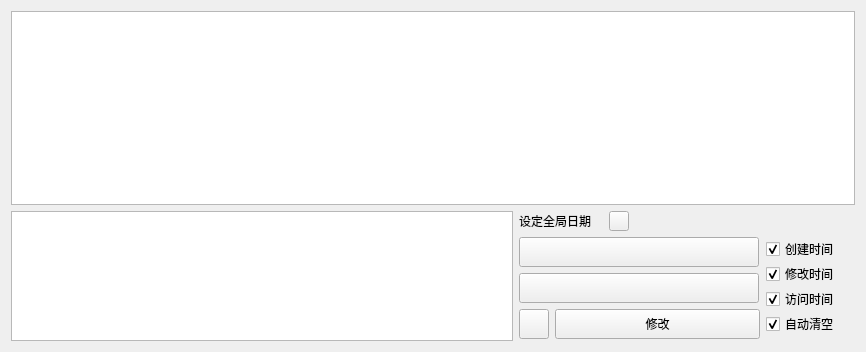
<?xml version="1.0" encoding="UTF-8"?>
<ui version="4.0">
 <class>Frame</class>
 <widget class="QFrame" name="Frame">
  <property name="geometry">
   <rect>
    <x>0</x>
    <y>0</y>
    <width>866</width>
    <height>352</height>
   </rect>
  </property>
  <property name="minimumSize">
   <size>
    <width>866</width>
    <height>0</height>
   </size>
  </property>
  <property name="windowTitle">
   <string>Frame</string>
  </property>
  <layout class="QGridLayout" name="gridLayout_3">
   <item row="0" column="0">
    <layout class="QGridLayout" name="gridLayout_2">
     <item row="0" column="0">
      <widget class="TableWidget" name="table_widget_info_bar"/>
     </item>
     <item row="1" column="0">
      <layout class="QHBoxLayout" name="horizontalLayout_3">
       <item>
        <widget class="TextEdit" name="text_edit_path_input">
         <property name="sizePolicy">
          <sizepolicy hsizetype="Minimum" vsizetype="Maximum">
           <horstretch>0</horstretch>
           <verstretch>0</verstretch>
          </sizepolicy>
         </property>
         <property name="minimumSize">
          <size>
           <width>500</width>
           <height>130</height>
          </size>
         </property>
         <property name="maximumSize">
          <size>
           <width>16777215</width>
           <height>130</height>
          </size>
         </property>
        </widget>
       </item>
       <item>
        <layout class="QGridLayout" name="gridLayout">
         <item row="0" column="0" colspan="2">
          <layout class="QHBoxLayout" name="horizontalLayout_2">
           <property name="spacing">
            <number>0</number>
           </property>
           <item>
            <widget class="StrongBodyLabel" name="StrongBodyLabel">
             <property name="minimumSize">
              <size>
               <width>90</width>
               <height>20</height>
              </size>
             </property>
             <property name="maximumSize">
              <size>
               <width>90</width>
               <height>20</height>
              </size>
             </property>
             <property name="text">
              <string>设定全局日期</string>
             </property>
            </widget>
           </item>
           <item>
            <widget class="ToolButton" name="tool_button_author_info">
             <property name="sizePolicy">
              <sizepolicy hsizetype="Minimum" vsizetype="Fixed">
               <horstretch>0</horstretch>
               <verstretch>0</verstretch>
              </sizepolicy>
             </property>
             <property name="minimumSize">
              <size>
               <width>20</width>
               <height>20</height>
              </size>
             </property>
             <property name="maximumSize">
              <size>
               <width>20</width>
               <height>20</height>
              </size>
             </property>
             <property name="styleSheet">
              <string notr="true">PushButton, ToolButton, ToggleButton, ToggleToolButton {
    color: black;
    background: rgba(255, 255, 255, 0.7);
    border: 1px solid rgba(0, 0, 0, 0.073);
    border-bottom: 1px solid rgba(0, 0, 0, 0.183);
    border-radius: 5px;
    /* font: 14px 'Segoe UI', 'Microsoft YaHei'; */
    padding: 5px 12px 6px 12px;
    outline: none;
}

ToolButton {
    padding: 5px 9px 6px 8px;
}

PushButton[hasIcon=false] {
    padding: 5px 12px 6px 12px;
}

PushButton[hasIcon=true] {
    padding: 5px 12px 6px 36px;
}

DropDownToolButton, PrimaryDropDownToolButton {
    padding: 5px 31px 6px 8px;
}

DropDownPushButton[hasIcon=false],
PrimaryDropDownPushButton[hasIcon=false] {
    padding: 5px 31px 6px 12px;
}

DropDownPushButton[hasIcon=true],
PrimaryDropDownPushButton[hasIcon=true] {
    padding: 5px 31px 6px 36px;
}

PushButton:hover, ToolButton:hover, ToggleButton:hover, ToggleToolButton:hover {
    background: rgba(249, 249, 249, 0.5);
}

PushButton:pressed, ToolButton:pressed, ToggleButton:pressed, ToggleToolButton:pressed {
    color: rgba(0, 0, 0, 0.63);
    background: rgba(249, 249, 249, 0.3);
    border-bottom: 1px solid rgba(0, 0, 0, 0.073);
}

PushButton:disabled, ToolButton:disabled, ToggleButton:disabled, ToggleToolButton:disabled {
    color: rgba(0, 0, 0, 0.36);
    background: rgba(249, 249, 249, 0.3);
    border: 1px solid rgba(0, 0, 0, 0.06);
    border-bottom: 1px solid rgba(0, 0, 0, 0.06);
}


PrimaryPushButton,
PrimaryToolButton,
ToggleButton:checked,
ToggleToolButton:checked {
    color: white;
    background-color: #009faa;
    border: 1px solid #00a7b3;
    border-bottom: 1px solid #007780;
}

PrimaryPushButton:hover,
PrimaryToolButton:hover,
ToggleButton:checked:hover,
ToggleToolButton:checked:hover {
    background-color: #00a7b3;
    border: 1px solid #2daab3;
    border-bottom: 1px solid #007780;
}

PrimaryPushButton:pressed,
PrimaryToolButton:pressed,
ToggleButton:checked:pressed,
ToggleToolButton:checked:pressed {
    color: rgba(255, 255, 255, 0.63);
    background-color: #3eabb3;
    border: 1px solid #3eabb3;
}

PrimaryPushButton:disabled,
PrimaryToolButton:disabled,
ToggleButton:checked:disabled,
ToggleToolButton:checked:disabled {
    color: rgba(255, 255, 255, 0.9);
    background-color: rgb(205, 205, 205);
    border: 1px solid rgb(205, 205, 205);
}

SplitDropButton,
PrimarySplitDropButton {
    border-left: none;
    border-top-left-radius: 0;
    border-bottom-left-radius: 0;
}

#splitPushButton,
#splitToolButton,
#primarySplitPushButton,
#primarySplitToolButton {
    border-top-right-radius: 0;
    border-bottom-right-radius: 0;
}

#splitPushButton:pressed,
#splitToolButton:pressed,
SplitDropButton:pressed {
    border-bottom: 1px solid rgba(0, 0, 0, 0.183);
}

PrimarySplitDropButton:pressed {
    border-bottom: 1px solid #007780;
}

#primarySplitPushButton, #primarySplitToolButton {
    border-right: 1px solid #3eabb3;
}

#primarySplitPushButton:pressed, #primarySplitToolButton:pressed {
    border-bottom: 1px solid #007780;
}

HyperlinkButton {
    /* font: 14px 'Segoe UI', 'Microsoft YaHei'; */
    padding: 6px 12px 6px 12px;
    color: #009faa;
    border: none;
    border-radius: 6px;
    background-color: transparent;
}

HyperlinkButton[hasIcon=false] {
    padding: 6px 12px 6px 12px;
}

HyperlinkButton[hasIcon=true] {
    padding: 6px 12px 6px 36px;
}

HyperlinkButton:hover {
    color: #009faa;
    background-color: rgba(0, 0, 0, 10);
    border: none;
}

HyperlinkButton:pressed {
    color: #009faa;
    background-color: rgba(0, 0, 0, 6);
    border: none;
}

HyperlinkButton:disabled {
    color: rgba(0, 0, 0, 0.43);
    background-color: transparent;
    border: none;
}


RadioButton {
    min-height: 24px;
    max-height: 24px;
    background-color: transparent;
    font: 14px 'Segoe UI', 'Microsoft YaHei', 'PingFang SC';
    color: black;
}

RadioButton::indicator {
    width: 18px;
    height: 18px;
    border-radius: 11px;
    border: 2px solid #999999;
    background-color: rgba(0, 0, 0, 5);
    margin-right: 4px;
}

RadioButton::indicator:hover {
    background-color: rgba(0, 0, 0, 0);
}

RadioButton::indicator:pressed {
    border: 2px solid #bbbbbb;
    background-color: qradialgradient(spread:pad, cx:0.5, cy:0.5, radius:0.5, fx:0.5, fy:0.5,
            stop:0 rgb(255, 255, 255),
            stop:0.5 rgb(255, 255, 255),
            stop:0.6 rgb(225, 224, 223),
            stop:1 rgb(225, 224, 223));
}

RadioButton::indicator:checked {
    height: 22px;
    width: 22px;
    border: none;
    border-radius: 11px;
    background-color: qradialgradient(spread:pad, cx:0.5, cy:0.5, radius:0.5, fx:0.5, fy:0.5,
            stop:0 rgb(255, 255, 255),
            stop:0.5 rgb(255, 255, 255),
            stop:0.6 #009faa,
            stop:1 #009faa);
}

RadioButton::indicator:checked:hover {
    background-color: qradialgradient(spread:pad, cx:0.5, cy:0.5, radius:0.5, fx:0.5, fy:0.5,
            stop:0 rgb(255, 255, 255),
            stop:0.6 rgb(255, 255, 255),
            stop:0.7 #009faa,
            stop:1 #009faa);
}

RadioButton::indicator:checked:pressed {
    background-color: qradialgradient(spread:pad, cx:0.5, cy:0.5, radius:0.5, fx:0.5, fy:0.5,
            stop:0 rgb(255, 255, 255),
            stop:0.5 rgb(255, 255, 255),
            stop:0.6 #009faa,
            stop:1 #009faa);
}

RadioButton:disabled {
    color: rgba(0, 0, 0, 110);
}

RadioButton::indicator:disabled {
    border: 2px solid #bbbbbb;
    background-color: transparent;
}

RadioButton::indicator:disabled:checked {
    border: none;
    background-color: qradialgradient(spread:pad, cx:0.5, cy:0.5, radius:0.5, fx:0.5, fy:0.5,
            stop:0 rgb(255, 255, 255),
            stop:0.5 rgb(255, 255, 255),
            stop:0.6 rgba(0, 0, 0, 0.2169),
            stop:1 rgba(0, 0, 0, 0.2169));
}

TransparentToolButton,
TransparentToggleToolButton,
TransparentDropDownToolButton,
TransparentPushButton,
TransparentDropDownPushButton,
TransparentTogglePushButton {
    background-color: transparent;
    border: none;
    border-radius: 5px;
    margin: 0;
}

TransparentToolButton:hover,
TransparentToggleToolButton:hover,
TransparentDropDownToolButton:hover,
TransparentPushButton:hover,
TransparentDropDownPushButton:hover,
TransparentTogglePushButton:hover {
    background-color: rgba(0, 0, 0, 9);
    border: none;
}

TransparentToolButton:pressed,
TransparentToggleToolButton:pressed,
TransparentDropDownToolButton:pressed,
TransparentPushButton:pressed,
TransparentDropDownPushButton:pressed,
TransparentTogglePushButton:pressed {
    background-color: rgba(0, 0, 0, 6);
    border: none;
}

TransparentToolButton:disabled,
TransparentToggleToolButton:disabled,
TransparentDropDownToolButton:disabled,
TransprentPushButton:disabled,
TransparentDropDownPushButton:disabled,
TransprentTogglePushButton:disabled {
    background-color: transparent;
    border: none;
}


PillPushButton,
PillPushButton:hover,
PillPushButton:pressed,
PillPushButton:disabled,
PillPushButton:checked,
PillPushButton:checked:hover,
PillPushButton:checked:pressed,
PillPushButton:disabled:checked,
PillToolButton,
PillToolButton:hover,
PillToolButton:pressed,
PillToolButton:disabled,
PillToolButton:checked,
PillToolButton:checked:hover,
PillToolButton:checked:pressed,
PillToolButton:disabled:checked {
    background-color: transparent;
    border: none;
}
</string>
             </property>
            </widget>
           </item>
           <item>
            <spacer name="horizontalSpacer">
             <property name="orientation">
              <enum>Qt::Horizontal</enum>
             </property>
             <property name="sizeHint" stdset="0">
              <size>
               <width>211</width>
               <height>17</height>
              </size>
             </property>
            </spacer>
           </item>
          </layout>
         </item>
         <item row="1" column="0">
          <layout class="QVBoxLayout" name="verticalLayout_2">
           <item>
            <widget class="CalendarPicker" name="calendar_picker_ymd">
             <property name="minimumSize">
              <size>
               <width>240</width>
               <height>30</height>
              </size>
             </property>
             <property name="maximumSize">
              <size>
               <width>240</width>
               <height>30</height>
              </size>
             </property>
             <property name="autoDefault">
              <bool>false</bool>
             </property>
             <property name="dateFormat">
              <enum>Qt::LocalDate</enum>
             </property>
            </widget>
           </item>
           <item>
            <widget class="TimePicker" name="time_picker_hms">
             <property name="enabled">
              <bool>true</bool>
             </property>
             <property name="minimumSize">
              <size>
               <width>240</width>
               <height>30</height>
              </size>
             </property>
             <property name="maximumSize">
              <size>
               <width>240</width>
               <height>30</height>
              </size>
             </property>
             <property name="focusPolicy">
              <enum>Qt::StrongFocus</enum>
             </property>
             <property name="toolTip">
              <string/>
             </property>
             <property name="styleSheet">
              <string notr="true">ScrollButton {
    background-color: rgb(249, 249, 249);
    border: none;
    border-radius: 7px;
}

CycleListWidget {
    background-color: transparent;
    border: none;
    border-top-left-radius: 7px;
    border-top-right-radius: 7px;
    outline: none;
    font: 14px 'Segoe UI', 'Microsoft YaHei', 'PingFang SC';
}

CycleListWidget::item {
    color: black;
    background-color: transparent;
    border: none;
    border-radius: 5px;
    margin: 0 4px;
    padding-left: 11px;
    padding-right: 11px;
}

CycleListWidget::item:hover {
    background-color: rgba(0, 0, 0, 9);
}

CycleListWidget::item:selected {
    background-color: rgba(0, 0, 0, 9);
}

CycleListWidget::item:selected:active {
    background-color: rgba(0, 0, 0, 6);
}

PickerPanel &gt; #view {
    background-color: rgb(249, 249, 249);
    border: 1px solid rgba(0, 0, 0, 0.14);
    border-radius: 7px;
}

SeparatorWidget {
    background-color: rgb(234, 234, 234);
}

ItemMaskWidget {
    font: 14px 'Segoe UI', 'Microsoft YaHei', 'PingFang SC';
}

PickerBase {
    font: 14px 'Segoe UI', 'Microsoft YaHei', 'PingFang SC';
    background: rgba(255, 255, 255, 0.7);
    border: 1px solid rgba(0, 0, 0, 0.073);
    border-bottom: 1px solid rgba(0, 0, 0, 0.183);
    border-radius: 5px;
    outline: none;
}

PickerBase:hover {
    background: rgba(249, 249, 249, 0.5);
}

PickerBase:pressed {
    background: rgba(249, 249, 249, 0.3);
    border-bottom: 1px solid rgba(0, 0, 0, 0.073);
}

PickerBase:disabled {
    color: rgba(0, 0, 0, 0.36);
    background: rgba(255, 255, 255, 0.3);
    border: 1px solid rgba(0, 0, 0, 0.06);
    border-bottom: 1px solid rgba(0, 0, 0, 0.06);
}

#pickerButton {
    font: 14px 'Segoe UI', 'Microsoft YaHei', 'PingFang SC';
    color: rgba(0, 0, 0, 0.6);
    background-color: transparent;
    border: none;
    outline: none;
    padding-left: 10px;
    padding-right: 10px;
}

#pickerButton:disabled {
    color: rgba(0, 0, 0, 0.36);
}

#pickerButton[hasBorder=true]:enabled {
    border-right: 1px solid rgba(0, 0, 0, 0.073);
}

#pickerButton[hasBorder=true]:disabled {
    border-right: 1px solid rgba(0, 0, 0, 0.06);
}

#pickerButton[hasBorder=false] {
    border-right: transparent;
}

#pickerButton[enter=true]:enabled {
    color: rgba(0, 0, 0, 0.896);
}

#pickerButton[hasValue=true]:enabled{
    color: rgb(0, 0, 0);
}

#pickerButton[pressed=true] {
    color: rgba(0, 0, 0, 0.6);
}

#pickerButton[align=&quot;center&quot;] {
    text-align: center;
}

#pickerButton[align=&quot;left&quot;] {
    text-align: left;
}

#pickerButton[align=&quot;right&quot;] {
    text-align: right;
}
</string>
             </property>
             <property name="locale">
              <locale language="Chinese" country="China"/>
             </property>
             <property name="text">
              <string/>
             </property>
             <property name="autoDefault">
              <bool>false</bool>
             </property>
             <property name="default">
              <bool>false</bool>
             </property>
             <property name="flat">
              <bool>false</bool>
             </property>
             <property name="secondVisible">
              <bool>true</bool>
             </property>
            </widget>
           </item>
          </layout>
         </item>
         <item row="1" column="1" rowspan="2">
          <layout class="QVBoxLayout" name="verticalLayout">
           <property name="spacing">
            <number>2</number>
           </property>
           <item>
            <widget class="CheckBox" name="check_box_create_time">
             <property name="minimumSize">
              <size>
               <width>29</width>
               <height>22</height>
              </size>
             </property>
             <property name="maximumSize">
              <size>
               <width>90</width>
               <height>22</height>
              </size>
             </property>
             <property name="text">
              <string>创建时间</string>
             </property>
             <property name="checked">
              <bool>true</bool>
             </property>
            </widget>
           </item>
           <item>
            <widget class="CheckBox" name="check_box_modify_time">
             <property name="minimumSize">
              <size>
               <width>29</width>
               <height>22</height>
              </size>
             </property>
             <property name="maximumSize">
              <size>
               <width>90</width>
               <height>22</height>
              </size>
             </property>
             <property name="text">
              <string>修改时间</string>
             </property>
             <property name="checked">
              <bool>true</bool>
             </property>
            </widget>
           </item>
           <item>
            <widget class="CheckBox" name="check_box_access_time">
             <property name="minimumSize">
              <size>
               <width>29</width>
               <height>22</height>
              </size>
             </property>
             <property name="maximumSize">
              <size>
               <width>90</width>
               <height>22</height>
              </size>
             </property>
             <property name="text">
              <string>访问时间</string>
             </property>
             <property name="checked">
              <bool>true</bool>
             </property>
            </widget>
           </item>
           <item>
            <widget class="CheckBox" name="check_box_auto_clear">
             <property name="minimumSize">
              <size>
               <width>29</width>
               <height>22</height>
              </size>
             </property>
             <property name="maximumSize">
              <size>
               <width>90</width>
               <height>22</height>
              </size>
             </property>
             <property name="text">
              <string>自动清空</string>
             </property>
             <property name="checked">
              <bool>true</bool>
             </property>
            </widget>
           </item>
          </layout>
         </item>
         <item row="2" column="0">
          <layout class="QHBoxLayout" name="horizontalLayout">
           <item>
            <widget class="ToolButton" name="tool_button_open_dir">
             <property name="sizePolicy">
              <sizepolicy hsizetype="Minimum" vsizetype="Fixed">
               <horstretch>0</horstretch>
               <verstretch>0</verstretch>
              </sizepolicy>
             </property>
             <property name="minimumSize">
              <size>
               <width>30</width>
               <height>30</height>
              </size>
             </property>
             <property name="maximumSize">
              <size>
               <width>30</width>
               <height>30</height>
              </size>
             </property>
            </widget>
           </item>
           <item>
            <widget class="PushButton" name="push_button_change_time">
             <property name="sizePolicy">
              <sizepolicy hsizetype="Fixed" vsizetype="Fixed">
               <horstretch>0</horstretch>
               <verstretch>0</verstretch>
              </sizepolicy>
             </property>
             <property name="minimumSize">
              <size>
               <width>205</width>
               <height>30</height>
              </size>
             </property>
             <property name="maximumSize">
              <size>
               <width>205</width>
               <height>30</height>
              </size>
             </property>
             <property name="text">
              <string>修改</string>
             </property>
            </widget>
           </item>
          </layout>
         </item>
        </layout>
       </item>
      </layout>
     </item>
    </layout>
   </item>
  </layout>
 </widget>
 <customwidgets>
  <customwidget>
   <class>CheckBox</class>
   <extends>QCheckBox</extends>
   <header>qfluentwidgets</header>
  </customwidget>
  <customwidget>
   <class>PushButton</class>
   <extends>QPushButton</extends>
   <header>qfluentwidgets</header>
  </customwidget>
  <customwidget>
   <class>ToolButton</class>
   <extends>QToolButton</extends>
   <header>qfluentwidgets</header>
  </customwidget>
  <customwidget>
   <class>CalendarPicker</class>
   <extends>QPushButton</extends>
   <header>qfluentwidgets</header>
  </customwidget>
  <customwidget>
   <class>TimePicker</class>
   <extends>QPushButton</extends>
   <header>qfluentwidgets</header>
  </customwidget>
  <customwidget>
   <class>StrongBodyLabel</class>
   <extends>QLabel</extends>
   <header>qfluentwidgets</header>
  </customwidget>
  <customwidget>
   <class>TextEdit</class>
   <extends>QTextEdit</extends>
   <header>qfluentwidgets</header>
  </customwidget>
  <customwidget>
   <class>TableWidget</class>
   <extends>QTableWidget</extends>
   <header>qfluentwidgets</header>
  </customwidget>
 </customwidgets>
 <resources/>
 <connections/>
</ui>
